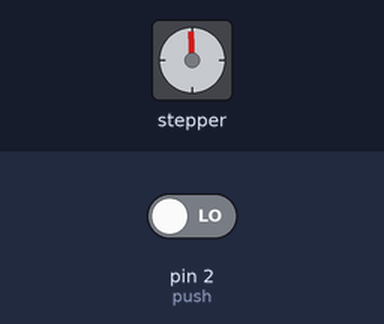
This sketch was run on a simulated Arduino Uno, built with avr-gcc and run on an emulated ATmega328P. On the bench: stepper motor. The inputs (shaded band) are chosen by the test bench; at power-on: pin 2 (push) LOW. Stepper angles assume 512 steps per turn.

Above: at 0.15 s.
At 15.6 s:
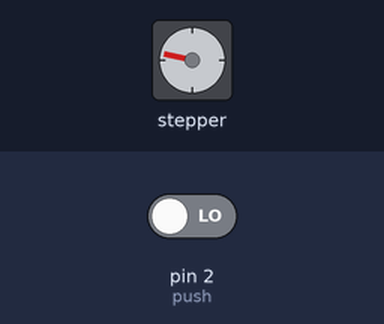
15.7 s: pin 2 (push) driven HIGH
At 19.2 s:
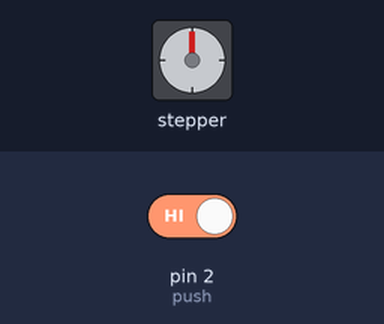
Timing chart, 0 to 36.1 s (numbered marks = the images above; inputs shaded):
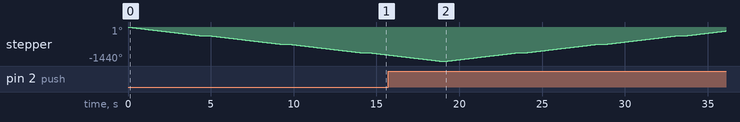

The sketch:

sketch_may14c.ino
```cpp
#include <Stepper.h>

#define IN1 8
#define IN2 9
#define IN3 10
#define IN4 11

const int stepsPerRevolution = 512;
int push = 2;

Stepper myStepper(stepsPerRevolution, IN4, IN2, IN3, IN1);
void setup() {
  // put your setup code here, to run once:
  pinMode(push,INPUT);
  myStepper.setSpeed(14);

}

void loop() {
  // put your main code here, to run repeatedly:
  if(digitalRead(push) == HIGH){
    for(int i = 1; i <=4; i ++){
    myStepper.step(stepsPerRevolution);
  delay(500);
  }
  }else{
    for(int i = 1; i <=4; i ++){
    myStepper.step(-stepsPerRevolution);
  delay(500);
  }
  }
}
```
